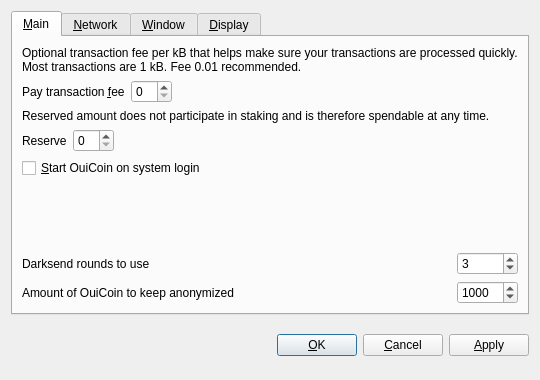
<?xml version="1.0" encoding="UTF-8"?>
<ui version="4.0">
 <class>OptionsDialog</class>
 <widget class="QDialog" name="OptionsDialog">
  <property name="geometry">
   <rect>
    <x>0</x>
    <y>0</y>
    <width>540</width>
    <height>380</height>
   </rect>
  </property>
  <property name="windowTitle">
   <string>Options</string>
  </property>
  <property name="modal">
   <bool>true</bool>
  </property>
  <layout class="QVBoxLayout" name="verticalLayout">
   <item>
    <widget class="QTabWidget" name="tabWidget">
     <property name="tabPosition">
      <enum>QTabWidget::North</enum>
     </property>
     <property name="currentIndex">
      <number>0</number>
     </property>
     <widget class="QWidget" name="tabMain">
      <attribute name="title">
       <string>&amp;Main</string>
      </attribute>
      <layout class="QGridLayout" name="gridLayout">
       <item row="0" column="0" colspan="2">
        <widget class="QLabel" name="transactionFeeInfoLabel">
         <property name="text">
          <string>Optional transaction fee per kB that helps make sure your transactions are processed quickly. Most transactions are 1 kB. Fee 0.01 recommended.</string>
         </property>
         <property name="textFormat">
          <enum>Qt::PlainText</enum>
         </property>
         <property name="wordWrap">
          <bool>true</bool>
         </property>
        </widget>
       </item>
       <item row="1" column="0">
        <layout class="QHBoxLayout" name="horizontalLayoutFee">
         <item>
          <widget class="QLabel" name="transactionFeeLabel">
           <property name="text">
            <string>Pay transaction &amp;fee</string>
           </property>
           <property name="textFormat">
            <enum>Qt::PlainText</enum>
           </property>
           <property name="buddy">
            <cstring>transactionFee</cstring>
           </property>
          </widget>
         </item>
         <item>
          <widget class="BitcoinAmountField" name="transactionFee"/>
         </item>
         <item>
          <spacer name="horizontalSpacerFee">
           <property name="orientation">
            <enum>Qt::Horizontal</enum>
           </property>
           <property name="sizeHint" stdset="0">
            <size>
             <width>40</width>
             <height>20</height>
            </size>
           </property>
          </spacer>
         </item>
        </layout>
       </item>
       <item row="2" column="0" colspan="2">
        <widget class="QLabel" name="reserveBalanceInfoLabel">
         <property name="text">
          <string>Reserved amount does not participate in staking and is therefore spendable at any time.</string>
         </property>
         <property name="textFormat">
          <enum>Qt::PlainText</enum>
         </property>
         <property name="wordWrap">
          <bool>true</bool>
         </property>
        </widget>
       </item>
       <item row="3" column="0">
        <layout class="QHBoxLayout" name="horizontalLayoutReserveBalance">
         <item>
          <widget class="QLabel" name="reserveBalanceLabel">
           <property name="text">
            <string>Reserve</string>
           </property>
           <property name="textFormat">
            <enum>Qt::PlainText</enum>
           </property>
           <property name="buddy">
            <cstring>reserveBalance</cstring>
           </property>
          </widget>
         </item>
         <item>
          <widget class="BitcoinAmountField" name="reserveBalance"/>
         </item>
         <item>
          <spacer name="horizontalSpacerReserveBalance">
           <property name="orientation">
            <enum>Qt::Horizontal</enum>
           </property>
           <property name="sizeHint" stdset="0">
            <size>
             <width>40</width>
             <height>20</height>
            </size>
           </property>
          </spacer>
         </item>
        </layout>
       </item>
       <item row="4" column="0">
        <widget class="QCheckBox" name="bitcoinAtStartup">
         <property name="toolTip">
          <string>Automatically start OuiCoin after logging in to the system.</string>
         </property>
         <property name="text">
          <string>&amp;Start OuiCoin on system login</string>
         </property>
        </widget>
       </item>
       <item row="5" column="0">
        <spacer name="verticalSpacer_Main">
         <property name="orientation">
          <enum>Qt::Vertical</enum>
         </property>
         <property name="sizeHint" stdset="0">
          <size>
           <width>20</width>
           <height>40</height>
          </size>
         </property>
        </spacer>
       </item>
       <item row="6" column="0">
        <widget class="QLabel" name="label">
         <property name="toolTip">
          <string>&lt;html&gt;&lt;head/&gt;&lt;body&gt;&lt;p&gt;This setting determines the amount of individual masternodes that an input will be anonymized through. More rounds of anonymization gives a higher degree of privacy, but also costs more in fees.&lt;/p&gt;&lt;/body&gt;&lt;/html&gt;</string>
         </property>
         <property name="text">
          <string>Darksend rounds to use</string>
         </property>
        </widget>
       </item>
       <item row="6" column="1">
        <widget class="QSpinBox" name="darksendRounds">
         <property name="minimum">
          <number>2</number>
         </property>
         <property name="maximum">
          <number>16</number>
         </property>
         <property name="value">
          <number>3</number>
         </property>
        </widget>
       </item>
       <item row="7" column="0">
        <widget class="QLabel" name="label_2">
         <property name="toolTip">
          <string>This amount acts as a threshold to turn off Darksend once it's reached.</string>
         </property>
         <property name="statusTip">
          <string notr="true"/>
         </property>
         <property name="whatsThis">
          <string notr="true"/>
         </property>
         <property name="accessibleName">
          <string notr="true"/>
         </property>
         <property name="accessibleDescription">
          <string notr="true"/>
         </property>
         <property name="text">
          <string>Amount of OuiCoin to keep anonymized</string>
         </property>
        </widget>
       </item>
       <item row="7" column="1">
        <widget class="QSpinBox" name="anonymizeOuiCoin">
         <property name="minimum">
          <number>2</number>
         </property>
         <property name="maximum">
          <number>10000</number>
         </property>
         <property name="singleStep">
          <number>10</number>
         </property>
         <property name="value">
          <number>1000</number>
         </property>
        </widget>
       </item>
      </layout>
     </widget>
     <widget class="QWidget" name="tabNetwork">
      <attribute name="title">
       <string>&amp;Network</string>
      </attribute>
      <layout class="QVBoxLayout" name="verticalLayout_Network">
       <item>
        <widget class="QCheckBox" name="mapPortUpnp">
         <property name="toolTip">
          <string>Automatically open the OuiCoin client port on the router. This only works when your router supports UPnP and it is enabled.</string>
         </property>
         <property name="text">
          <string>Map port using &amp;UPnP</string>
         </property>
        </widget>
       </item>
       <item>
        <widget class="QCheckBox" name="connectSocks">
         <property name="toolTip">
          <string>Connect to the OuiCoin network through a SOCKS5 proxy (e.g. when connecting through Tor).</string>
         </property>
         <property name="text">
          <string>&amp;Connect through SOCKS5 proxy:</string>
         </property>
        </widget>
       </item>
       <item>
        <layout class="QHBoxLayout" name="horizontalLayout_Network">
         <item>
          <widget class="QLabel" name="proxyIpLabel">
           <property name="text">
            <string>Proxy &amp;IP:</string>
           </property>
           <property name="textFormat">
            <enum>Qt::PlainText</enum>
           </property>
           <property name="buddy">
            <cstring>proxyIp</cstring>
           </property>
          </widget>
         </item>
         <item>
          <widget class="QValidatedLineEdit" name="proxyIp">
           <property name="maximumSize">
            <size>
             <width>140</width>
             <height>16777215</height>
            </size>
           </property>
           <property name="toolTip">
            <string>IP address of the proxy (e.g. 127.0.0.1)</string>
           </property>
          </widget>
         </item>
         <item>
          <widget class="QLabel" name="proxyPortLabel">
           <property name="text">
            <string>&amp;Port:</string>
           </property>
           <property name="textFormat">
            <enum>Qt::PlainText</enum>
           </property>
           <property name="buddy">
            <cstring>proxyPort</cstring>
           </property>
          </widget>
         </item>
         <item>
          <widget class="QLineEdit" name="proxyPort">
           <property name="maximumSize">
            <size>
             <width>55</width>
             <height>16777215</height>
            </size>
           </property>
           <property name="toolTip">
            <string>Port of the proxy (e.g. 9050)</string>
           </property>
          </widget>
         </item>
         <item>
          <spacer name="horizontalSpacer_Network">
           <property name="orientation">
            <enum>Qt::Horizontal</enum>
           </property>
           <property name="sizeHint" stdset="0">
            <size>
             <width>40</width>
             <height>20</height>
            </size>
           </property>
          </spacer>
         </item>
        </layout>
       </item>
       <item>
        <spacer name="verticalSpacer_Network">
         <property name="orientation">
          <enum>Qt::Vertical</enum>
         </property>
         <property name="sizeHint" stdset="0">
          <size>
           <width>20</width>
           <height>40</height>
          </size>
         </property>
        </spacer>
       </item>
      </layout>
     </widget>
     <widget class="QWidget" name="tabWindow">
      <attribute name="title">
       <string>&amp;Window</string>
      </attribute>
      <layout class="QVBoxLayout" name="verticalLayout_Window">
       <item>
        <widget class="QCheckBox" name="minimizeToTray">
         <property name="toolTip">
          <string>Show only a tray icon after minimizing the window.</string>
         </property>
         <property name="text">
          <string>&amp;Minimize to the tray instead of the taskbar</string>
         </property>
        </widget>
       </item>
       <item>
        <widget class="QCheckBox" name="minimizeOnClose">
         <property name="toolTip">
          <string>Minimize instead of exit the application when the window is closed. When this option is enabled, the application will be closed only after selecting Quit in the menu.</string>
         </property>
         <property name="text">
          <string>M&amp;inimize on close</string>
         </property>
        </widget>
       </item>
       <item>
        <spacer name="verticalSpacer_Window">
         <property name="orientation">
          <enum>Qt::Vertical</enum>
         </property>
         <property name="sizeHint" stdset="0">
          <size>
           <width>20</width>
           <height>40</height>
          </size>
         </property>
        </spacer>
       </item>
      </layout>
     </widget>
     <widget class="QWidget" name="tabDisplay">
      <attribute name="title">
       <string>&amp;Display</string>
      </attribute>
      <layout class="QVBoxLayout" name="verticalLayout_Display">
       <item>
        <layout class="QHBoxLayout" name="horizontalLayout_1_Display">
         <item>
          <widget class="QLabel" name="langLabel">
           <property name="text">
            <string>User Interface &amp;language:</string>
           </property>
           <property name="textFormat">
            <enum>Qt::PlainText</enum>
           </property>
           <property name="buddy">
            <cstring>lang</cstring>
           </property>
          </widget>
         </item>
         <item>
          <widget class="QValueComboBox" name="lang">
           <property name="toolTip">
            <string>The user interface language can be set here. This setting will take effect after restarting OuiCoin.</string>
           </property>
          </widget>
         </item>
        </layout>
       </item>
       <item>
        <layout class="QHBoxLayout" name="horizontalLayout_2_Display">
         <item>
          <widget class="QLabel" name="unitLabel">
           <property name="text">
            <string>&amp;Unit to show amounts in:</string>
           </property>
           <property name="textFormat">
            <enum>Qt::PlainText</enum>
           </property>
           <property name="buddy">
            <cstring>unit</cstring>
           </property>
          </widget>
         </item>
         <item>
          <widget class="QValueComboBox" name="unit">
           <property name="toolTip">
            <string>Choose the default subdivision unit to show in the interface and when sending coins.</string>
           </property>
          </widget>
         </item>
        </layout>
       </item>
       <item>
        <widget class="QCheckBox" name="coinControlFeatures">
         <property name="toolTip">
          <string>Whether to show coin control features or not.</string>
         </property>
         <property name="text">
          <string>Display coin &amp;control features (experts only!)</string>
         </property>
        </widget>
       </item>
       <item>
        <widget class="QCheckBox" name="useBlackTheme">
         <property name="text">
          <string>Use black visual theme (requires restart)</string>
         </property>
        </widget>
       </item>
       <item>
        <spacer name="verticalSpacer_Display">
         <property name="orientation">
          <enum>Qt::Vertical</enum>
         </property>
         <property name="sizeHint" stdset="0">
          <size>
           <width>20</width>
           <height>40</height>
          </size>
         </property>
        </spacer>
       </item>
      </layout>
     </widget>
    </widget>
   </item>
   <item>
    <layout class="QHBoxLayout" name="horizontalLayout_Buttons">
     <item>
      <spacer name="horizontalSpacer_1">
       <property name="orientation">
        <enum>Qt::Horizontal</enum>
       </property>
       <property name="sizeHint" stdset="0">
        <size>
         <width>40</width>
         <height>48</height>
        </size>
       </property>
      </spacer>
     </item>
     <item>
      <widget class="QLabel" name="statusLabel">
       <property name="font">
        <font>
         <weight>75</weight>
         <bold>true</bold>
        </font>
       </property>
       <property name="text">
        <string/>
       </property>
       <property name="textFormat">
        <enum>Qt::PlainText</enum>
       </property>
       <property name="wordWrap">
        <bool>true</bool>
       </property>
      </widget>
     </item>
     <item>
      <spacer name="horizontalSpacer_2">
       <property name="orientation">
        <enum>Qt::Horizontal</enum>
       </property>
       <property name="sizeHint" stdset="0">
        <size>
         <width>40</width>
         <height>48</height>
        </size>
       </property>
      </spacer>
     </item>
     <item>
      <widget class="QPushButton" name="okButton">
       <property name="text">
        <string>&amp;OK</string>
       </property>
      </widget>
     </item>
     <item>
      <widget class="QPushButton" name="cancelButton">
       <property name="text">
        <string>&amp;Cancel</string>
       </property>
       <property name="autoDefault">
        <bool>false</bool>
       </property>
      </widget>
     </item>
     <item>
      <widget class="QPushButton" name="applyButton">
       <property name="text">
        <string>&amp;Apply</string>
       </property>
       <property name="autoDefault">
        <bool>false</bool>
       </property>
      </widget>
     </item>
    </layout>
   </item>
  </layout>
 </widget>
 <customwidgets>
  <customwidget>
   <class>BitcoinAmountField</class>
   <extends>QSpinBox</extends>
   <header>bitcoinamountfield.h</header>
   <container>1</container>
  </customwidget>
  <customwidget>
   <class>QValueComboBox</class>
   <extends>QComboBox</extends>
   <header>qvaluecombobox.h</header>
  </customwidget>
  <customwidget>
   <class>QValidatedLineEdit</class>
   <extends>QLineEdit</extends>
   <header>qvalidatedlineedit.h</header>
  </customwidget>
 </customwidgets>
 <resources/>
 <connections/>
</ui>
